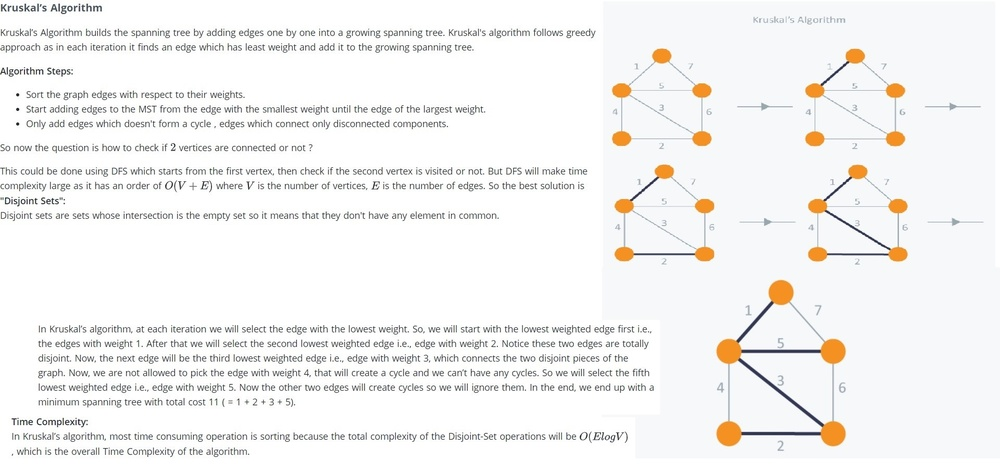
#> input picture KRUS.jpg, 1000 x 471 px, shrunk from 1920 x 904 before the run
$ python kruskals.py
#> lines starting #> are read from the running program, lines starting #| are printed output that depends on the picture
import matplotlib.pyplot as plt
import networkx as nx
import sys
from tkinter import messagebox
from tkinter import *
import os
import time
from PIL import Image

def getMin(G,mstFlag):
	min=sys.maxsize
	for i in [(u,v,edata['length']) for u,v,edata in G.edges(data=True) if 'length' in edata]:
		if mstFlag[i]==False and i[2]<min:
			min=i[2]
			min_edge=i
	return min_edge

def findRoot(parent,i):
	if parent[i]==i:
		return i
	return findRoot(parent,parent[i])

def union(parent,order,x,y):
	xroot=findRoot(parent,x)
	yroot=findRoot(parent,y)
	if(order[xroot] < order[yroot]):
		parent[xroot]=yroot
	elif(order[yroot] < order[xroot]):
		parent[yroot]=xroot
	else:
		parent[yroot]=xroot
		order[xroot]+=1

def kruskals(G,pos):
	eLen=len(G.edges())
	vLen=len(G.nodes())
	cost=0
	mst=[]
	mstFlag={}
	for i in [(u,v,edata['length']) for u,v,edata in G.edges(data=True) if 'length' in edata]:
		mstFlag[i]=False
	parent=[None]*vLen
	order=[None]*vLen
	for v in range(vLen):
		parent[v]=v
		order[v]=0
	while len(mst) < vLen-1 :
		curr_edge=getMin(G,mstFlag)
		mstFlag[curr_edge]=True
		y=findRoot(parent,curr_edge[1])
		x=findRoot(parent,curr_edge[0])
		if x!=y:
			mst.append(curr_edge)
			union(parent,order,x,y)
	for X in mst:
		if (X[0],X[1]) in G.edges():

			#plt.waitforbuttonpress()
			i=X[0]
			j=X[1]
			sc=wtmatrix[i][j]
			cost=cost+wtmatrix[i][j]
			nx.draw_networkx_edges(G,pos,edgelist=[(X[0],X[1])],width=2.5,alpha=0.6,edge_color='r')
			messagebox.showinfo("Edge Selection"," Edge "+str(X[0])+" to "+str(X[1])+" is selected "+"\n\nWeight = "+str(sc)+ "\n\nTotal Cost is " + str(cost))
			plt.pause(1)
	plt.show()
	return


def CreateGraph():
	G=nx.Graph()
	f=open("kruskalsinput.txt","r")
	n=int(f.readline())
	for i in range(n):
		list1=list(map(int,(f.readline().split())))
		wtmatrix.append(list1)
	for i in range(n):
		for j in range(n)[i:]:
			if wtmatrix[i][j]>0:
				G.add_edge(i,j,length=wtmatrix[i][j])
	return G


def DrawGraph(G):
	pos=nx.spring_layout(G)
	nx.draw(G,pos,with_labels=True)
	edge_label=nx.get_edge_attributes(G,'length')
	nx.draw_networkx_edge_labels(G,pos,edge_labels=edge_label,font_size=11)
	return pos

wtmatrix=[]
if __name__ == "__main__":
	# [4 lines of commented-out code are left out]
	image=Image.open('KRUS.jpg')
#> image is the input picture: PIL image 1000x471 RGB; mean R, G, B 243.9, 243.1, 242.2
	image.show()
	time.sleep(5)
	G=CreateGraph()
#> (reads kruskalsinput.txt from the repository)
	pos=DrawGraph(G)
	kruskals(G,pos)
#> the loop in kruskals, `for X in mst:` made 4 passes
#> pass 1, in kruskals, `plt.pause(1)`:
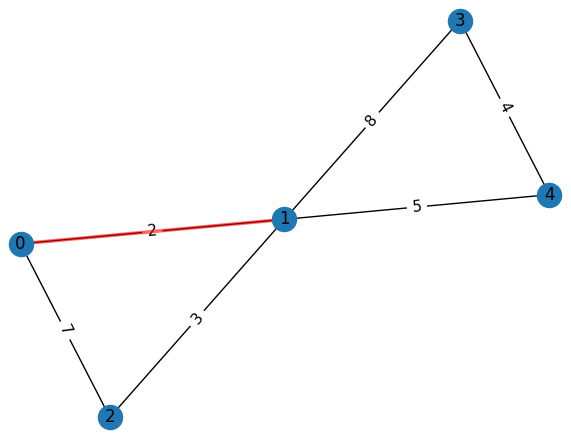
#> figure drawn by matplotlib, 1 panel
	print(pos)
